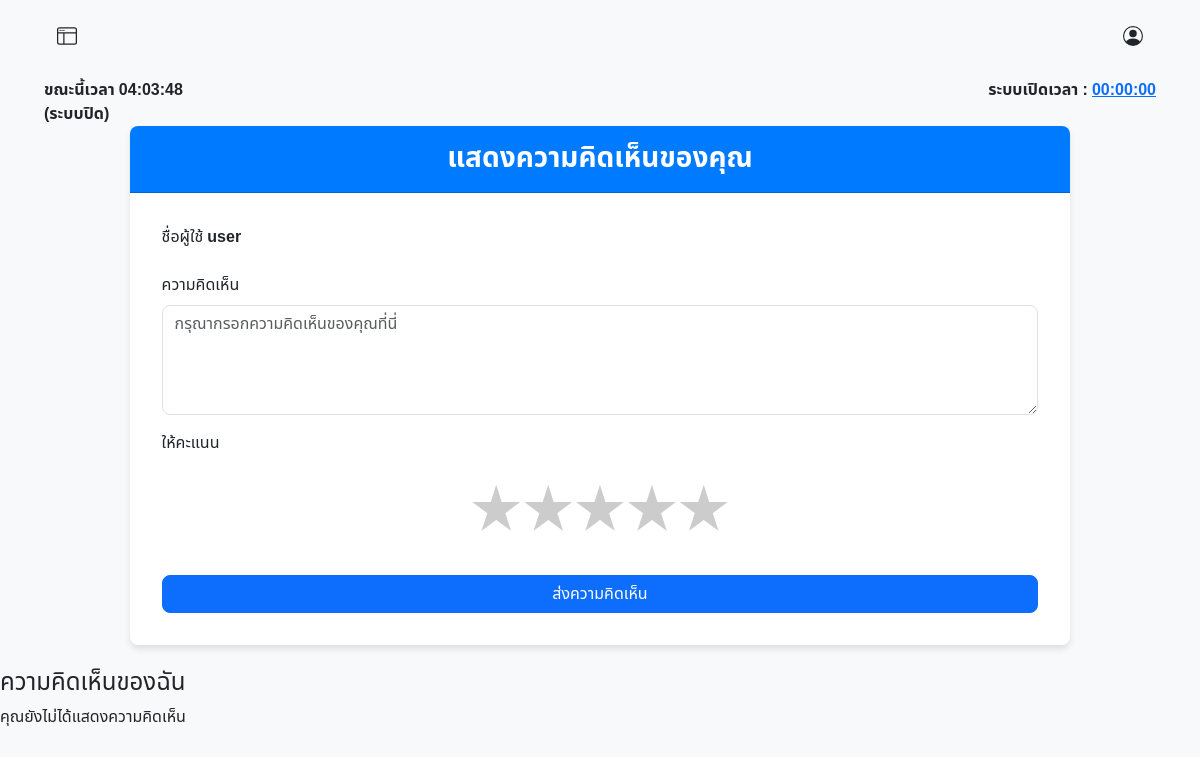
The app's page /user/comment_page.php (signed in), older data.
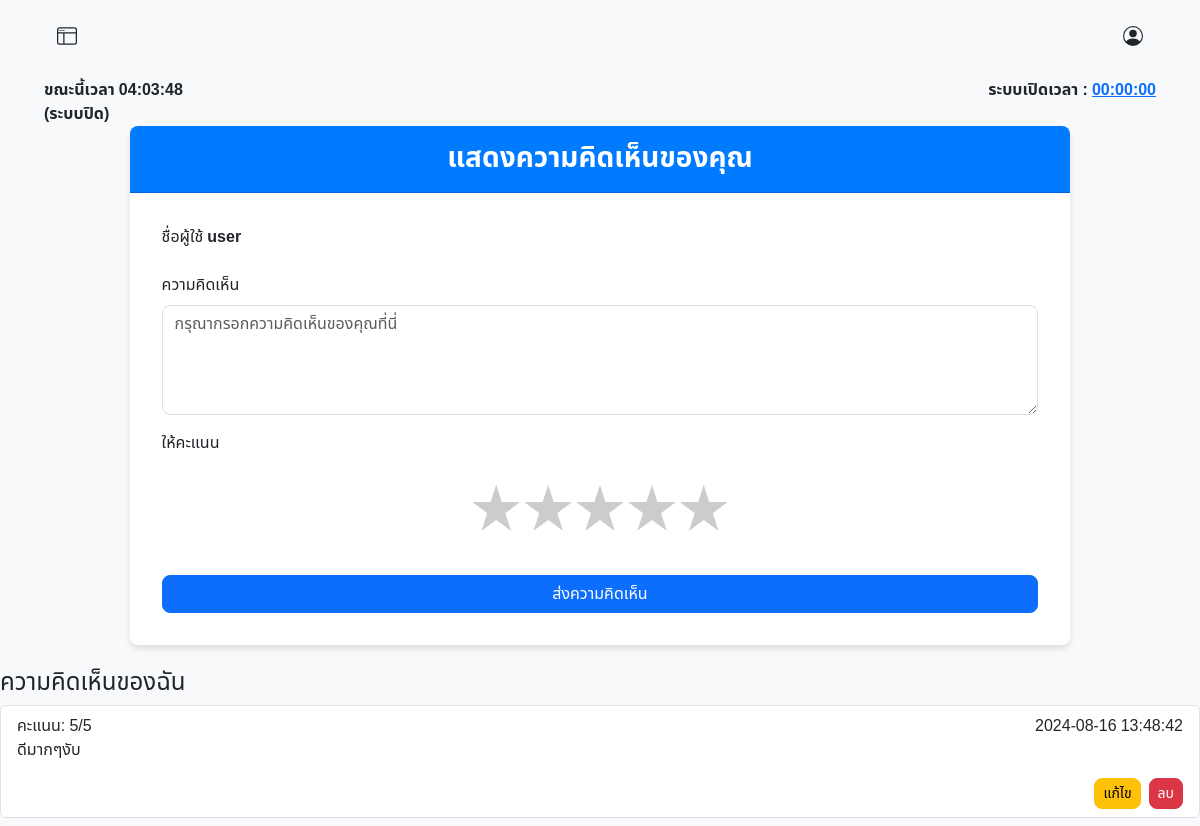
The same page, newer data.
### tables this page shows
CREATE TABLE `comments` (
  `id` int(11) NOT NULL,
  `user_id` int(6) UNSIGNED NOT NULL,
  `comment` text NOT NULL,
  `rating` int(11) NOT NULL CHECK (`rating` between 1 and 5),
  `created_at` timestamp NOT NULL DEFAULT current_timestamp()
);

### user/comment_page.php (the view, shortened to what this page needs)
<?php
require("../condb.php");
$user_id = $_SESSION["user_id"];
$username = $_SESSION["username"];
?>
<!DOCTYPE html>
<html lang="th">
<head>
    <link href="https://cdn.jsdelivr.net/npm/bootstrap@5.3.3/dist/css/bootstrap.min.css" rel="stylesheet">
    <link rel="stylesheet" href="../asset/css/font.css">
</head>
<body>
    <?php include('./user_nav.php'); ?>
    <div class="container-fluid d-flex justify-content-center align-items-center">
        <div class="card" style="width: 80%;">
            <div class="card-header text-center">
                <h3 class="mb-0"><strong>แสดงความคิดเห็นของคุณ</strong></h3>
            </div>
            <div class="card-body">
                <form id="commentForm">
                    <div class="mb-3">
                        <label for="username" class="form-label">ชื่อผู้ใช้ <strong><?php echo htmlspecialchars($username); ?></strong></label>
                    </div>
                    <div class="mb-3">
                        <label for="comment" class="form-label">ความคิดเห็น</label>
                        <textarea class="form-control" id="comment" rows="4" placeholder="กรุณากรอกความคิดเห็นของคุณที่นี่" required></textarea>
                    </div>
                    <div class="mb-3">
                        <label class="form-label">ให้คะแนน</label>
                        <div class="star-rating" id="rating">
                            <span class="star" data-value="1">&#9733;</span>
                            <span class="star" data-value="2">&#9733;</span>
                            <span class="star" data-value="3">&#9733;</span>
                            <span class="star" data-value="4">&#9733;</span>
                            <span class="star" data-value="5">&#9733;</span>
                        </div>
                    </div>
                    <button type="submit" name="submit" class="btn btn-primary w-100">ส่งความคิดเห็น</button>
                </form>
            </div>
        </div>
    </div>
    <?php
    $sql = "SELECT id, comment, rating, created_at FROM comments WHERE user_id = '$user_id' ORDER BY created_at DESC";
    $result = mysqli_query($conn, $sql);
    ?>
    <div class="mt-4">
        <h4>ความคิดเห็นของฉัน</h4>
        <?php if (mysqli_num_rows($result) > 0): ?>
            <ul class="list-group">
                <?php while ($row = mysqli_fetch_assoc($result)): ?>
                    <li class="list-group-item">
                        <div class="d-flex justify-content-between">
                            <span>คะแนน: <?php echo $row['rating']; ?>/5</span>
                            <span><?php echo $row['created_at']; ?></span>
                        </div>
                        <p><?php echo htmlspecialchars($row['comment']); ?></p>
                        <div class="d-flex justify-content-end">
                            <button class="btn btn-warning btn-sm me-2" data-bs-toggle="modal" data-bs-target="#editCommentModal" onclick="populateEditModal(<?php echo $row['id']; ?>, '<?php echo addslashes($row['comment']); ?>', <?php echo $row['rating']; ?>)">แก้ไข</button>
                            <button class="btn btn-danger btn-sm" onclick="confirmDelete(<?php echo $row['id']; ?>)">ลบ</button>
                        </div>
                    </li>
                <?php endwhile; ?>
            </ul>
        <?php else: ?>
            <p>คุณยังไม่ได้แสดงความคิดเห็น</p>
        <?php endif; ?>
    </div>
</body>
</html>

Row changes from the older to the newer data that the page shows:
added comments: rating "5", created_at "2024-08-16 13:48:42", comment "ดีมากๆงับ"
Text that changed along with them:
text no longer shown: "คุณยังไม่ได้แสดงความคิดเห็น"
